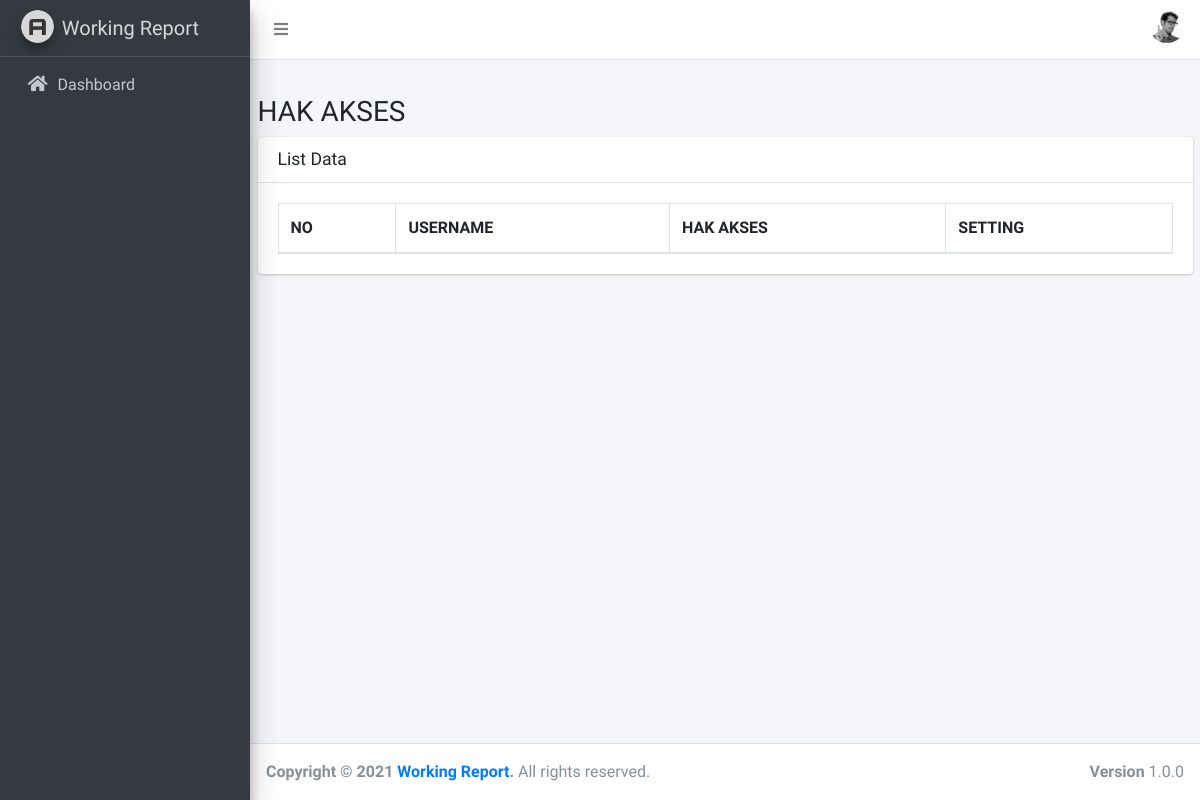
The app's page /index.php/role, older data.
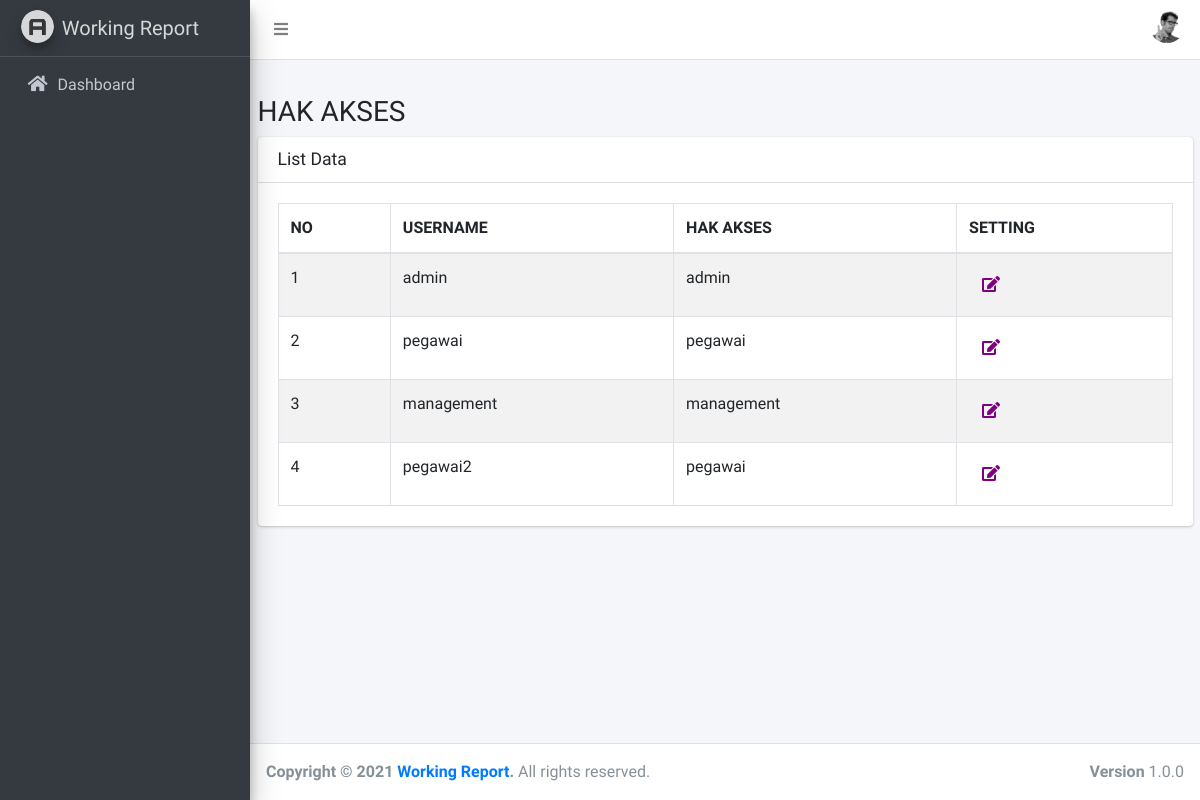
The same page, newer data.
### tables this page shows
CREATE TABLE `users` (
  `id` int(11) NOT NULL,
  `username` varchar(50) DEFAULT NULL,
  `password` varchar(100) DEFAULT NULL,
  `role_id` int(11) DEFAULT NULL,
  `created_date` datetime DEFAULT NULL,
  `updated_date` datetime DEFAULT NULL
);

CREATE TABLE `roles` (
  `id` int(11) NOT NULL,
  `parent_role_id` int(11) DEFAULT NULL,
  `name` varchar(255) DEFAULT NULL,
  `description` text DEFAULT NULL,
  `created_by` varchar(50) DEFAULT NULL,
  `created_date` datetime DEFAULT NULL,
  `updated_by` varchar(50) DEFAULT NULL,
  `updated_date` datetime DEFAULT NULL
);

### application/controllers/Role.php (called while the page is built, shortened)
<?php
class Role extends CI_Controller
{
    function __construct(){
		$this->load->model('M_role');
		$this->load->model('M_user');
		$this->load->library('form_validation');
	}
    public function index()
    {
		$data['listrole'] = $this->M_role->getAll();
        $data['content'] = 'role/v_role';
        $this->load->view('v_template',$data);
    }
}

### index.php (called while the page is built, shortened)
<?php
require_once BASEPATH.'core/CodeIgniter.php';

### application/models/M_role.php (called while the page is built, shortened)
<?php
	class M_role extends CI_Model {
        private $_table = 'users';
        private $_table2 = 'roles';
        public function getAll(){
            $this->db->select('users.*, b.name');
            $this->db->from($this->_table);
            $this->db->join($this->_table2. " b", 'b.id = users.role_id');
            $query = $this->db->get();
            return $query;
        }
	}
?>

### application/views/role/v_role.php (the view, shortened to what this page needs)
<div class="col-sm-12">
    <div class="thumbnail">
        <div class="caption">
            <h3>
                HAK AKSES
            </h3>
        </div>
        <div class="card">
            <div class="card-header">
                <h3 class="card-title">List Data</h3>
            </div>
            <div class="card-body">
                <table id="example1" class="table table-bordered table-striped">
                    <thead>
                        <tr>
                            <th>NO</th>
                            <th>USERNAME</th>
                            <th>HAK AKSES</th>
                            <th>SETTING</th>
                        </tr>
                    </thead>
                    <tbody>
                        <?php
                            $no = 1;
                            foreach($listrole->result() as $rowrole){
                        ?>
                            <tr>
                                <td><?=$no?></td>
                                <td><?=$rowrole->username;?></td>
                                <td><?=$rowrole->name;?></td>
                                <td>
                                    <a href="<?= base_url(); ?>role/form/<?=$rowrole->id?>"
                                    class="btn"
                                    >
                                    <i class="fa fa-edit" style='color: purple'></i>
                                    </a>
                                </td>
                            </tr>
                        <?php
                                $no++;
                            }
                        ?>
                    </tbody>
                </table>
            </div>
        </div>
    </div>
</div>

Row changes from the older to the newer data that the page shows:
now on this page (row edited): users: username "admin", role.name "admin"
added users: username "pegawai", role.name "pegawai"
added users: username "management", role.name "management"
added users: username "pegawai2", role.name "pegawai"
